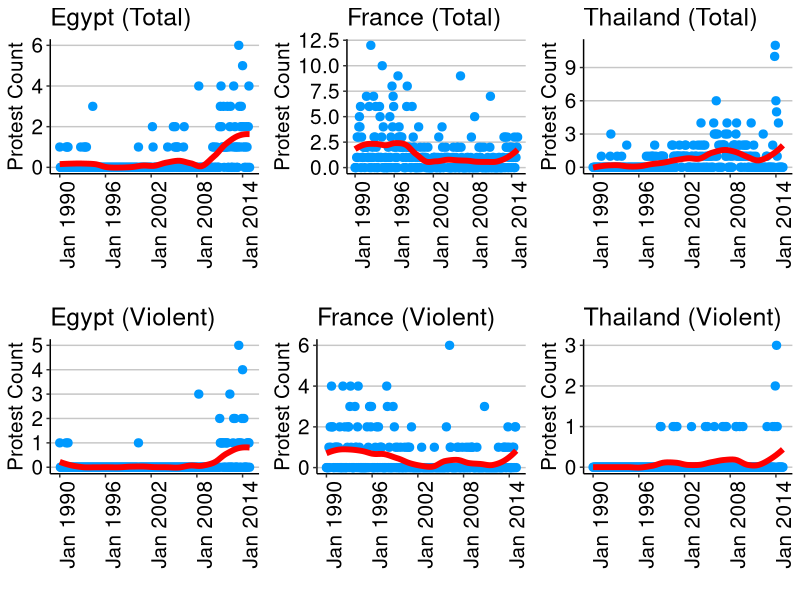
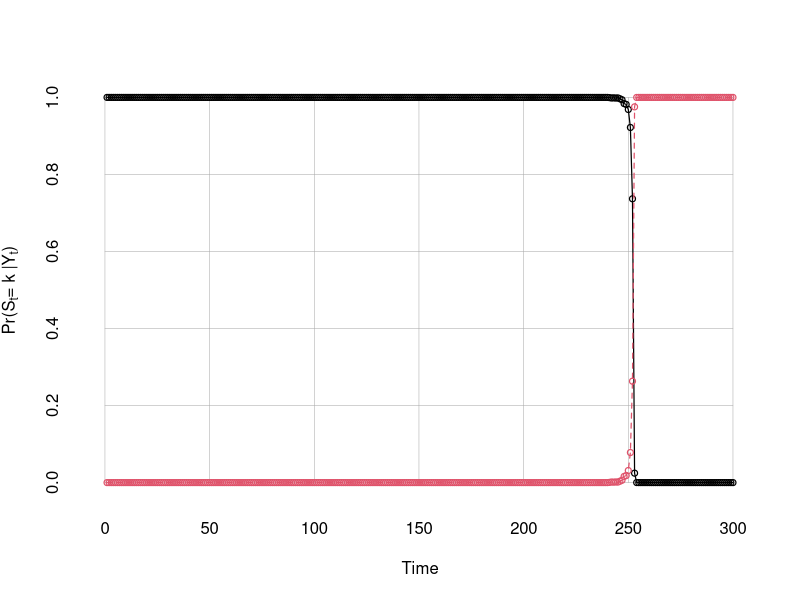
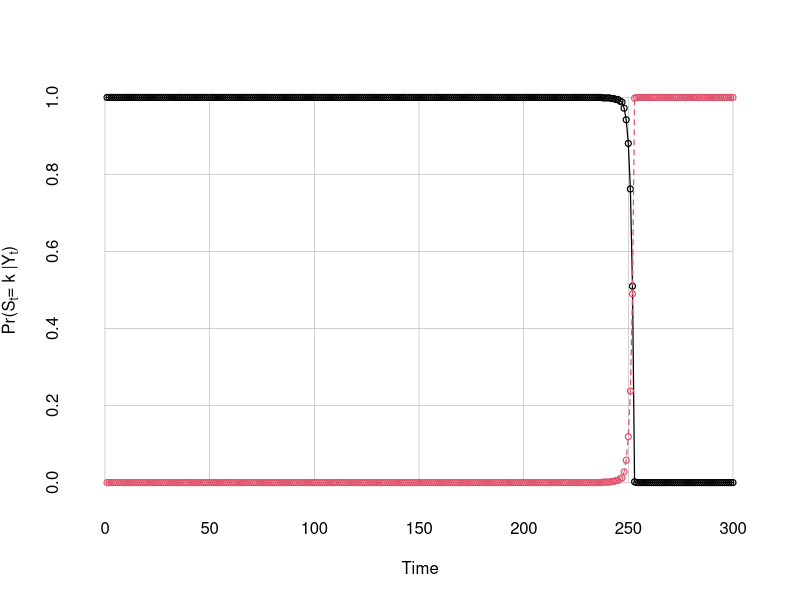
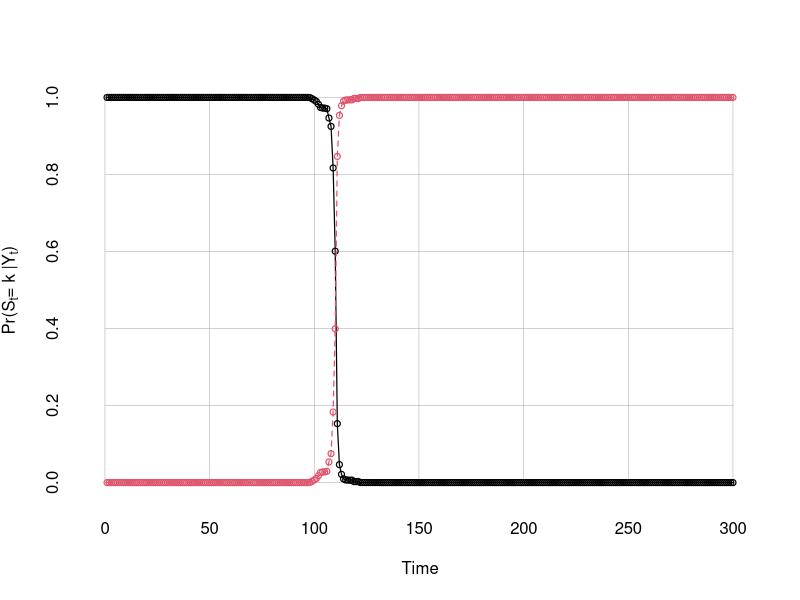
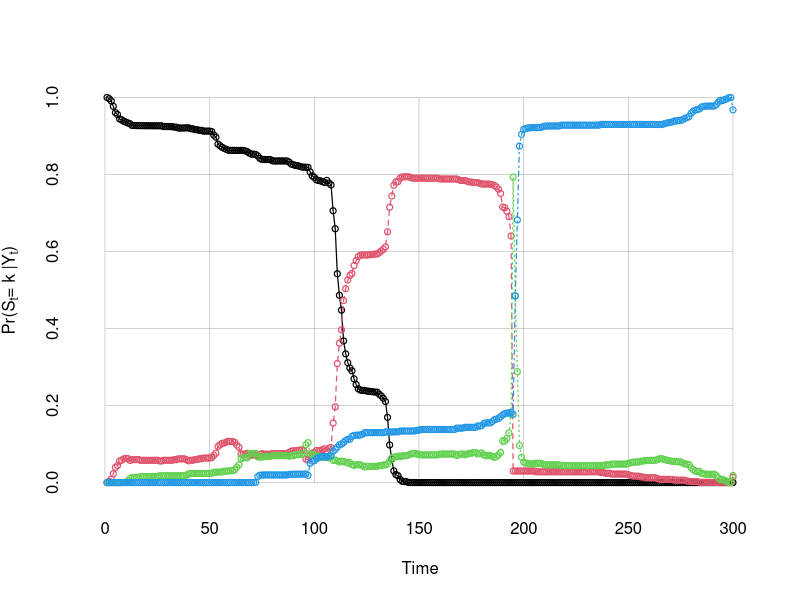
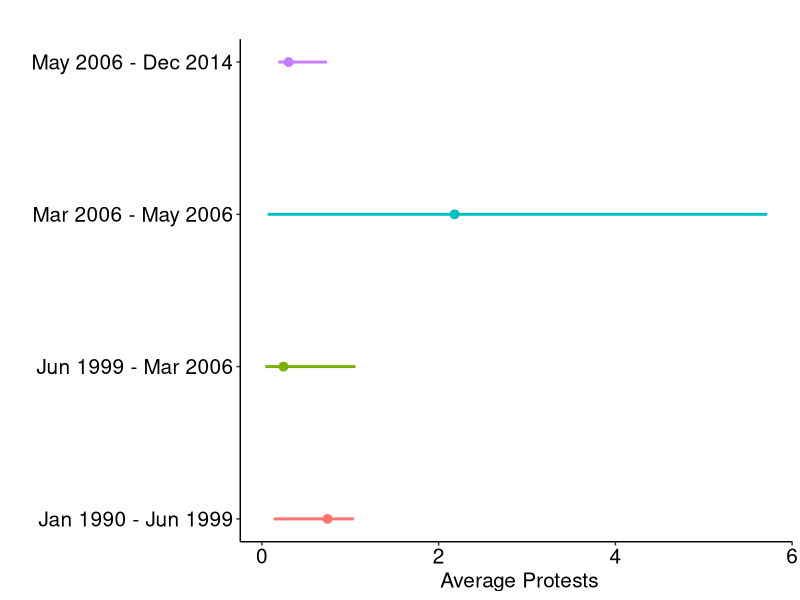
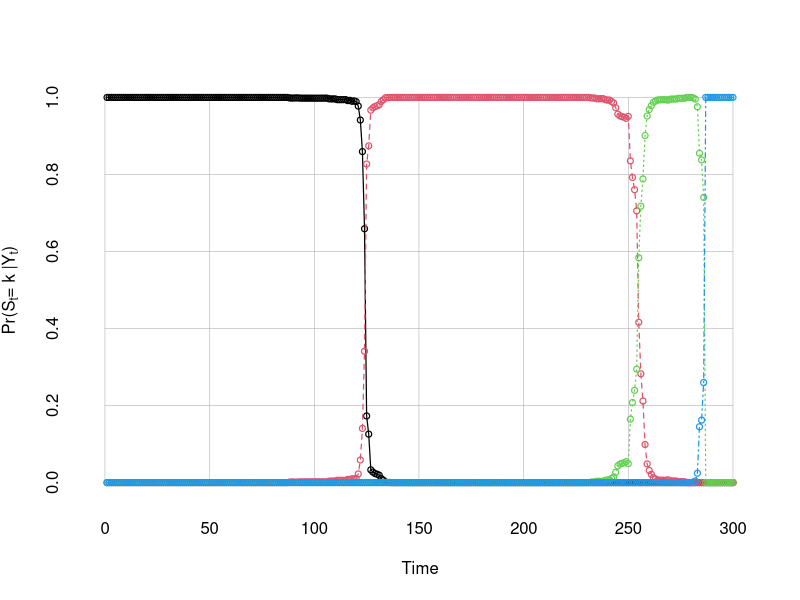
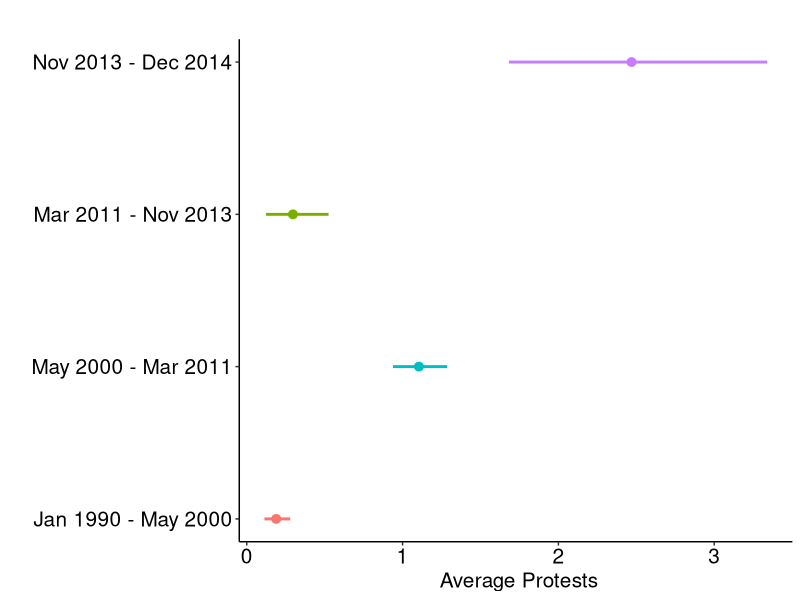

Recreate these plots in R, in order.
## ---- chunk 1
##
##  Note the CSS code immediately below can be attributed to:
##  https://gist.github.com/Pakillo/8b46a48ea806572566d9
##
## ---- chunk 2
##
##	Load in some packages
##
#install.packages(c("foreign", "ggplot2", 
#                   "gridExtra", "kableExtra", 
#                   "knitr", "MCMCpack"))
library("foreign")
library("ggplot2")
library("gridExtra")
library("kableExtra")
library("knitr")
library("MCMCpack")

##
##	Custom ggplot theme for figures
##						
theme_set(theme_classic())
custom <- theme_update(axis.text.x = element_text(colour="black", size=15),
                       axis.text.y = element_text(colour="black", size=15),
                       axis.title.x = element_text(size=15),
                       axis.title.y = element_text(size=15, angle=90),
                       title = element_text(size=15),
                       panel.grid = element_line(colour = NULL, linetype = 1), 
                       panel.grid.major = element_line(colour = "gray78"),
                       panel.grid.major.x = element_blank(), 
                       panel.grid.minor = element_blank()
) 
## ---- chunk 3
##
##	Load in the data
##
dat <- read.dta("monthlyProtestsChangepoint.dta")
## ---- chunk 4
##
##	Create a function that can be used to plot the monthly
##  protests or monthly violent protests for each country
##
protestPlot <- function(data, country, id, typeProtest){
      plotName  <- ggplot(subset(data, subjectID == id), 
                           aes(x=timeID, y=protest)) + 
                   geom_point(size=2.5, col="#0099FF") + 
                   geom_smooth(size=2, se=FALSE, 
                           span = 0.33, col="red") + 
                   scale_x_continuous(breaks=seq(1,336,72),
												   labels=paste("Jan", 
										       seq(1990,2017,6))) + 
        
        
        
        
        
                   theme(axis.text.x = element_text(angle=90)) +   
                   ggtitle(paste(country, 
                                 paste("(", typeProtest, ")", sep="")
                                 )
                           ) + 
                   xlab(" ") + ylab("Protest Count")
      return(plotName) 
}
## ---- chunk 5
##
##  Create a list of attributes (country name and id)
##
protestPlotData <- list(country = unique(dat$country),
                        id      = seq(1,6,1))

##
##  Create a list of plot names for total and violent protests
##
plotNamesTot <- paste("plot", unique(dat$country), "Total", sep="")
plotNamesVio <- paste("plot", unique(dat$country), "Violent", sep="")

##
##  Subset into total protests and violent protests
##
totProtestDat <- data.frame(country = dat$country, 
                            timeID = dat$timeID, 
                            subjectID = dat$subjectID, 
                            protest = dat$protest)

vioProtestDat <- data.frame(country = dat$country, 
                            timeID = dat$timeID, 
                            subjectID = dat$subjectID, 
                            protest = dat$violentprotest)

##
##  Loop through plots for total monthly protests
##
for (i in 1:length(protestPlotData$country)){
    plotOut <- protestPlot(totProtestDat, 
                           protestPlotData$country[i], 
                           protestPlotData$id[i],
                           typeProtest = "Total")
    assign(plotNamesTot[i], plotOut)
}

##
##  Loop through plots for total monthly violent protests
##
for (i in 1:length(protestPlotData$country)){
    plotOut <- protestPlot(vioProtestDat, 
                           protestPlotData$country[i], 
                           protestPlotData$id[i],
                           typeProtest = "Violent")
    assign(plotNamesVio[i], plotOut)
}

##
##  Combine the plots
##
grid.arrange(plotEgyptTotal, plotFranceTotal, plotThailandTotal, 
             plotEgyptViolent, plotFranceViolent, plotThailandViolent,
             ncol=3)
## ---- chunk 6
##
##  Set seed for replication
##
set.seed(9)
## ---- chunk 7
##
##  Select only Egypt
##
datEgypt <- subset(dat, country=="Egypt")

##
##  Run the Poisson changepoint models
##  (Total protests)
##
m1EgyptTot <- MCMCpoissonChange(protest ~ 1,
                                data = datEgypt,
                                m = 1,
                                c0 = 1,
                                d0 = 1,
                                burnin = 1000,
                                mcmc = 5000,
                                thin = 10,
                                marginal.likelihood = "Chib95")
m2EgyptTot <- MCMCpoissonChange(protest ~ 1,
                                data = datEgypt,
                                m = 2,
                                c0 = 1,
                                d0 = 1,
                                burnin = 1000,
                                mcmc = 5000,
                                thin = 10,
                                marginal.likelihood = "Chib95")
m3EgyptTot <- MCMCpoissonChange(protest ~ 1,
                                data = datEgypt,
                                m = 3,
                                c0 = 1,
                                d0 = 1,
                                burnin = 1000,
                                mcmc = 5000,
                                thin = 10,
                                marginal.likelihood = "Chib95")

##
##  Use Bayes Factor to find the appropriate model and
##  number of changepoints
##
bfEgyptTot <- BayesFactor(m1EgyptTot, m2EgyptTot, m3EgyptTot)
## ---- chunk 8
##
##  Plot probability state
##
plotState(m1EgyptTot, 
          main = " ")
## ---- chunk 9
##
##  Select only Egypt
##
datEgypt <- subset(dat, country=="Egypt")

##
##  Run the Poisson changepoint models
##  (Violent protests)
##
m1EgyptVio <- MCMCpoissonChange(violentprotest ~ 1,
                                data = datEgypt,
                                m = 1,
                                c0 = 1,
                                d0 = 1,
                                burnin = 1000,
                                mcmc = 5000,
                                thin = 10,
                                marginal.likelihood = "Chib95")
m2EgyptVio <- MCMCpoissonChange(violentprotest ~ 1,
                                data = datEgypt,
                                m = 2,
                                c0 = 1,
                                d0 = 1,
                                burnin = 1000,
                                mcmc = 5000,
                                thin = 10,
                                marginal.likelihood = "Chib95")
m3EgyptVio <- MCMCpoissonChange(violentprotest ~ 1,
                                data = datEgypt,
                                m = 3,
                                c0 = 1,
                                d0 = 1,
                                burnin = 1000,
                                mcmc = 5000,
                                thin = 10,
                                marginal.likelihood = "Chib95")

##
##  Use Bayes Factor to find the appropriate model and
##  number of changepoints
##
bfEgyptVio <- BayesFactor(m1EgyptVio, m2EgyptVio, m3EgyptVio)
## ---- chunk 10
##
##  Plot probability state
##
plotState(m1EgyptVio, 
          main = " ")
## ---- chunk 11
##
##  Select only France
##
datFrance <- subset(dat, country=="France")

##
##  Run the Poisson changepoint models
##  (Total protests)
##
m1FranceTot <- MCMCpoissonChange(protest ~ 1,
                                data = datFrance,
                                m = 1,
                                c0 = 1,
                                d0 = 1,
                                burnin = 1000,
                                mcmc = 5000,
                                thin = 10,
                                marginal.likelihood = "Chib95")
m2FranceTot <- MCMCpoissonChange(protest ~ 1,
                                data = datFrance,
                                m = 2,
                                c0 = 1,
                                d0 = 1,
                                burnin = 1000,
                                mcmc = 5000,
                                thin = 10,
                                marginal.likelihood = "Chib95")
m3FranceTot <- MCMCpoissonChange(protest ~ 1,
                                data = datFrance,
                                m = 3,
                                c0 = 1,
                                d0 = 1,
                                burnin = 1000,
                                mcmc = 5000,
                                thin = 10,
                                marginal.likelihood = "Chib95")

##
##  Use Bayes Factor to find the appropriate model and
##  number of changepoints
##
bfFranceTot <- BayesFactor(m1FranceTot, m2FranceTot, m3FranceTot)
## ---- chunk 12
##
##  Plot changepoint
##
plotState(m1FranceTot, 
          main = " ")
## ---- chunk 13
##
##  Select only France
##
datFrance <- subset(dat, country=="France")

##
##  Run the Poisson changepoint models
##  (Violent protests)
##
m1FranceVio <- MCMCpoissonChange(violentprotest ~ 1,
                                data = datFrance,
                                m = 1,
                                c0 = 1,
                                d0 = 1,
                                burnin = 1000,
                                mcmc = 5000,
                                thin = 10,
                                marginal.likelihood = "Chib95")
m2FranceVio <- MCMCpoissonChange(violentprotest ~ 1,
                                data = datFrance,
                                m = 2,
                                c0 = 1,
                                d0 = 1,
                                burnin = 1000,
                                mcmc = 5000,
                                thin = 10,
                                marginal.likelihood = "Chib95")
m3FranceVio <- MCMCpoissonChange(violentprotest ~ 1,
                                data = datFrance,
                                m = 3,
                                c0 = 1,
                                d0 = 1,
                                burnin = 1000,
                                mcmc = 5000,
                                thin = 10,
                                marginal.likelihood = "Chib95")

##
##  Use Bayes Factor to find the appropriate model and
##  number of changepoints
##
bfFranceVio <- BayesFactor(m1FranceVio, m2FranceVio, m3FranceVio)
## ---- chunk 14
##
##  Plot changepoint
##
plotState(m3FranceVio, 
          main = " ")
## ---- chunk 15
##
##  Adjust ggplot theme
##
theme_set(theme_classic())
custom <- theme_update(axis.text.x = element_text(colour="black", size=15),
                       axis.text.y = element_text(colour="black", size=15),
                       axis.title.x = element_text(size=15),
                       axis.title.y = element_text(size=15, angle=90),
                       title = element_text(size=15),
                       panel.grid = element_line(colour = NULL, linetype = 1), 
                       panel.grid.major.x = element_blank(), 
                       panel.grid.minor = element_blank()
) 

##
##  Get posterior summaries into a data frame
##
meansFranceVio <- data.frame(
                 count  = seq(1,4,1),
                 regime = c("Jan 1990 - Jun 1999", 
                                      "Jun 1999 - Mar 2006",
                                      "Mar 2006 - May 2006",
                                      "May 2006 - Dec 2014"),
                  means = c(summary(m3FranceVio)$statistics[1,1],
                            summary(m3FranceVio)$statistics[2,1],
                            summary(m3FranceVio)$statistics[3,1],
                            summary(m3FranceVio)$statistics[4,1]),
                  lowerCI = c(summary(m3FranceVio)$quantiles[1],
                              summary(m3FranceVio)$quantiles[2],
                              summary(m3FranceVio)$quantiles[3],
                              summary(m3FranceVio)$quantiles[4]),
                  upperCI = c(summary(m3FranceVio)$quantiles[17],
                              summary(m3FranceVio)$quantiles[18],
                              summary(m3FranceVio)$quantiles[19],
                              summary(m3FranceVio)$quantiles[20])
                  )

##
##  Create 95% interval plot
##
Fra95 <- ggplot(meansFranceVio, aes(colour=regime,
  							  x=count, 			
							  y=means,
							  ymin=lowerCI, 
						      ymax=upperCI))
Fra95 <- Fra95 + geom_pointrange(lwd = 1)
Fra95 <- Fra95 + scale_x_continuous(breaks = seq(1,4,1), 
                                      labels = c("Jan 1990 - Jun 1999", 
                                      "Jun 1999 - Mar 2006",
                                      "Mar 2006 - May 2006",
                                      "May 2006 - Dec 2014"))
Fra95 <- Fra95 + coord_flip() 
Fra95 <- Fra95 + ggtitle(" ")
Fra95 <- Fra95 + xlab(" ") + ylab(" Average Protests")
Fra95 <- Fra95 + theme(legend.position = "none") 
Fra95
## ---- chunk 16
##
##  Select only Thailand
##
datThailand <- subset(dat, country=="Thailand")

##
##  Run the Poisson changepoint models
##  (Total protests)
##
m1ThailandTot <- MCMCpoissonChange(protest ~ 1,
                                data = datThailand,
                                m = 1,
                                c0 = 1,
                                d0 = 1,
                                burnin = 1000,
                                mcmc = 5000,
                                thin = 10,
                                marginal.likelihood = "Chib95")
m2ThailandTot <- MCMCpoissonChange(protest ~ 1,
                                data = datThailand,
                                m = 2,
                                c0 = 1,
                                d0 = 1,
                                burnin = 1000,
                                mcmc = 5000,
                                thin = 10,
                                marginal.likelihood = "Chib95")
m3ThailandTot <- MCMCpoissonChange(protest ~ 1,
                                data = datThailand,
                                m = 3,
                                c0 = 1,
                                d0 = 1,
                                burnin = 1000,
                                mcmc = 5000,
                                thin = 10,
                                marginal.likelihood = "Chib95")

##
##  Use Bayes Factor to find the appropriate model and
##  number of changepoints
##
bfThailandTot <- BayesFactor(m1ThailandTot, m2ThailandTot, m3ThailandTot)
## ---- chunk 17
##
##  Plot changepoint
##
plotState(m3ThailandTot, 
          main = " ")
## ---- chunk 18
##
##  Adjust ggplot theme
##
theme_set(theme_classic())
custom <- theme_update(axis.text.x = element_text(colour="black", size=15),
                       axis.text.y = element_text(colour="black", size=15),
                       axis.title.x = element_text(size=15),
                       axis.title.y = element_text(size=15, angle=90),
                       title = element_text(size=15),
                       panel.grid = element_line(colour = NULL, linetype = 1), 
                       panel.grid.major.x = element_blank(), 
                       panel.grid.minor = element_blank()
) 

##
##  Get posterior summaries into a data frame
##
meansThaiTot <- data.frame(
                 count  = seq(1,4,1),
                 regime = c("Jan 1990 - May 2000", 
                                      "May 2000 - Mar 2011",
                                      "Mar 2011 - Nov 2013",
                                      "Nov 2013 - Dec 2014"),
                  means = c(summary(m3ThailandTot)$statistics[1,1],
                            summary(m3ThailandTot)$statistics[2,1],
                            summary(m3ThailandTot)$statistics[3,1],
                            summary(m3ThailandTot)$statistics[4,1]),
                  lowerCI = c(summary(m3ThailandTot)$quantiles[1],
                              summary(m3ThailandTot)$quantiles[2],
                              summary(m3ThailandTot)$quantiles[3],
                              summary(m3ThailandTot)$quantiles[4]),
                  upperCI = c(summary(m3ThailandTot)$quantiles[17],
                              summary(m3ThailandTot)$quantiles[18],
                              summary(m3ThailandTot)$quantiles[19],
                              summary(m3ThailandTot)$quantiles[20])
                  )

##
##  Create 95% interval plot
##
thai95 <- ggplot(meansThaiTot, aes(colour=regime,
  							  x=count, 			
							  y=means,
							  ymin=lowerCI, 
						      ymax=upperCI))
thai95 <- thai95 + geom_pointrange(lwd = 1)
thai95 <- thai95 + scale_x_continuous(breaks = seq(1,4,1), 
                                      labels = c("Jan 1990 - May 2000", 
                                      "May 2000 - Mar 2011",
                                      "Mar 2011 - Nov 2013",
                                      "Nov 2013 - Dec 2014"))
thai95 <- thai95 + coord_flip() 
thai95 <- thai95 + ggtitle(" ")
thai95 <- thai95 + xlab(" ") + ylab(" Average Protests")
thai95 <- thai95 + theme(legend.position = "none") 
thai95
## ---- chunk 19
##
##  Select only Thailand
##
datThailand <- subset(dat, country=="Thailand")

##
##  Run the Poisson changepoint models
##  (Violent protests)
##
m1ThailandVio <- MCMCpoissonChange(violentprotest ~ 1,
                                data = datThailand,
                                m = 1,
                                c0 = 1,
                                d0 = 1,
                                burnin = 1000,
                                mcmc = 5000,
                                thin = 10,
                                marginal.likelihood = "Chib95")
m2ThailandVio <- MCMCpoissonChange(violentprotest ~ 1,
                                data = datThailand,
                                m = 2,
                                c0 = 1,
                                d0 = 1,
                                burnin = 1000,
                                mcmc = 5000,
                                thin = 10,
                                marginal.likelihood = "Chib95")
m3ThailandVio <- MCMCpoissonChange(violentprotest ~ 1,
                                data = datThailand,
                                m = 3,
                                c0 = 1,
                                d0 = 1,
                                burnin = 1000,
                                mcmc = 5000,
                                thin = 10,
                                marginal.likelihood = "Chib95")

##
##  Use Bayes Factor to find the appropriate model and
##  number of changepoints
##
bfThailandVio <- BayesFactor(m1ThailandVio, m2ThailandVio, m3ThailandVio)
## ---- chunk 20
##
##  Plot changepoint
##
plotState(m1ThailandVio, 
          main = " ")
